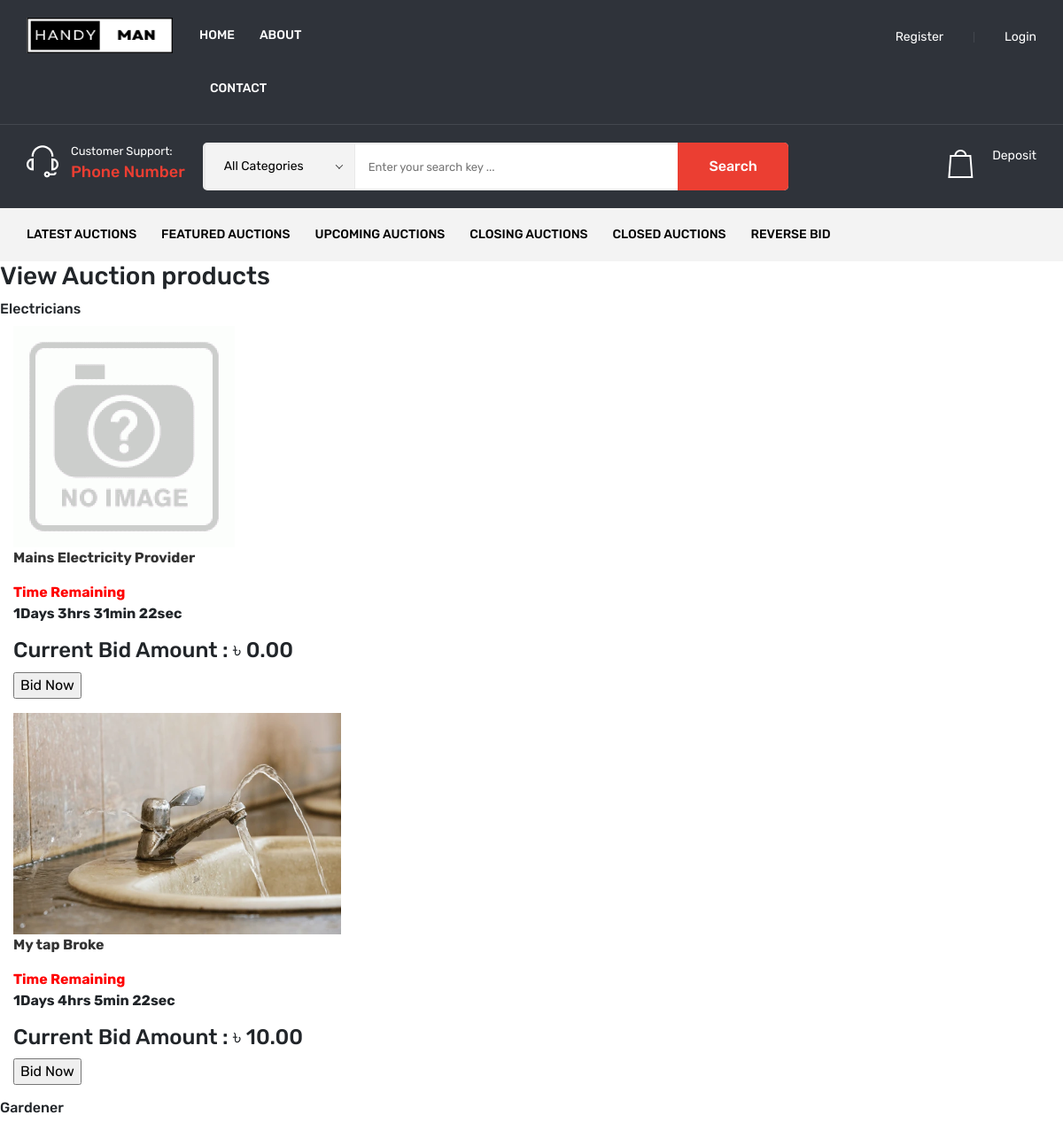
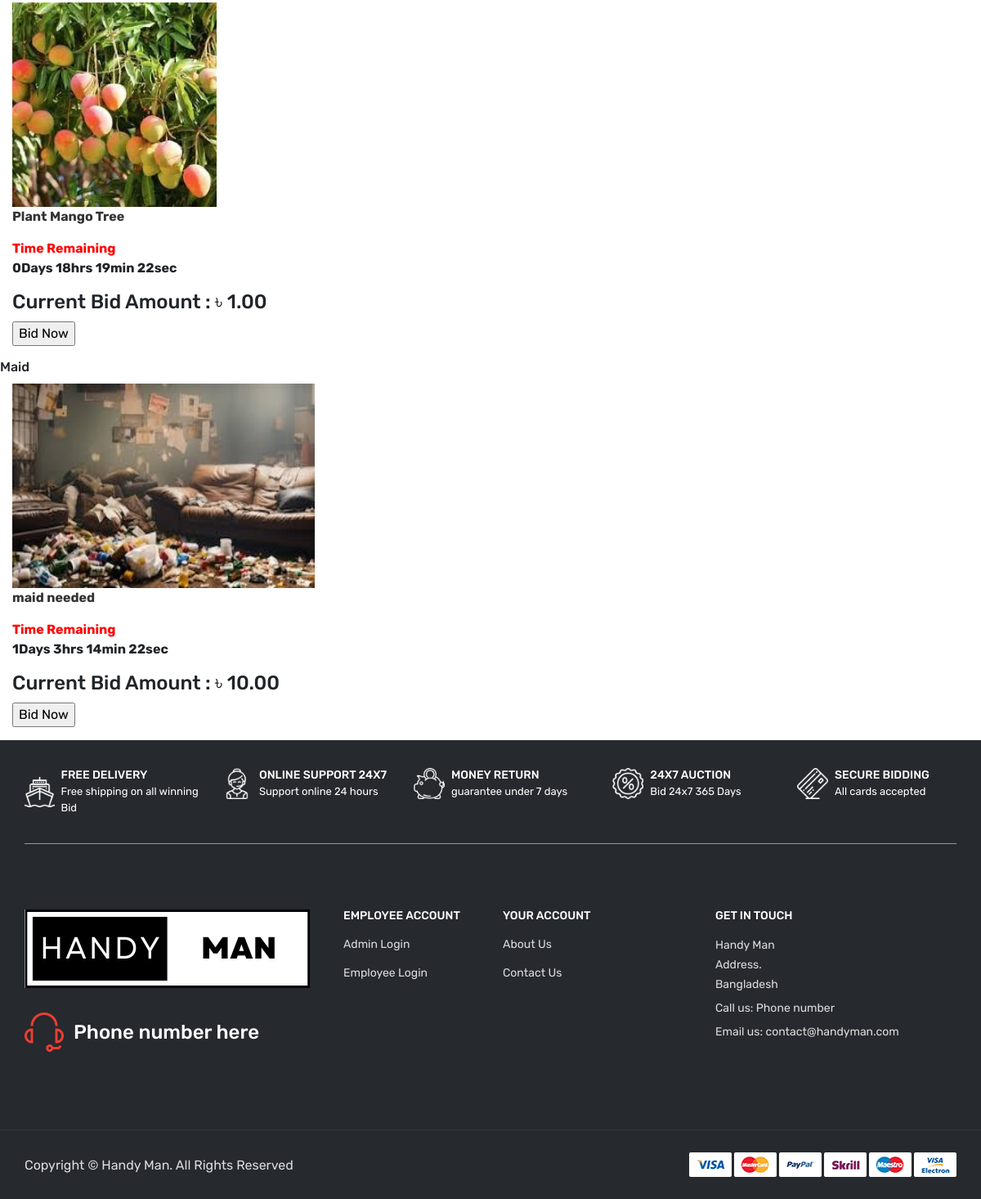
/allproducts.php, run on the app's committed database (2 pictures, top to bottom).
### tables this page shows
CREATE TABLE `category` (
  `category_id` int(10) NOT NULL,
  `category_name` varchar(50) NOT NULL,
  `category_icon` varchar(100) NOT NULL,
  `description` text NOT NULL,
  `status` varchar(10) NOT NULL
);

CREATE TABLE `product` (
  `product_id` int(10) NOT NULL,
  `customer_id` int(10) NOT NULL,
  `product_name` varchar(50) NOT NULL,
  `category_id` int(10) NOT NULL,
  `product_description` text NOT NULL,
  `starting_bid` float(10,2) NOT NULL,
  `ending_bid` float(10,2) NOT NULL,
  `start_date_time` datetime NOT NULL,
  `end_date_time` datetime NOT NULL,
  `product_cost` float(10,2) NOT NULL,
  `product_image` text NOT NULL,
  `product_warranty` varchar(100) NOT NULL,
  `product_delivery` text NOT NULL,
  `company_name` varchar(100) NOT NULL,
  `status` varchar(10) NOT NULL
);

### allproducts.php (the view, shortened to what this page needs)
<?php
include("header.php");
?>
	<div class="banner">
		<div class="w3l_banner_nav_right">
			<div class="w3l_banner_nav_right_banner3">
				<h3>View Auction products<span class="blink_me"></span></h3>
			</div>
			<div class="w3ls_w3l_banner_nav_right_grid">
		<?php
		$sqlcategory = "select * from category WHERE status='Active' ";
		$qsqlcategory = mysqli_query($con,$sqlcategory);
		while($rscategory = mysqli_fetch_array($qsqlcategory))
		{
			$sqlproduct = "select * from product WHERE status='Active' AND category_id='$rscategory[category_id]' AND end_date_time >= '$dt $tim' ";
			$qsqlproduct = mysqli_query($con,$sqlproduct);
			if(mysqli_num_rows($qsqlproduct) >=1)
			{
		?>
				<div class="w3ls_w3l_banner_nav_right_grid1">
					<h6><?php echo $rscategory['category_name']; ?></h6>
			<?php
			while($rsproduct = mysqli_fetch_array($qsqlproduct))
			{
				$productimg = unserialize($rsproduct['product_image']);
				if(empty($productimg[0])){
					$imgname = "images/noimage.gif";
				} else if(file_exists("imgproduct/".$productimg[0])) {
					$imgname = "imgproduct/".$productimg[0];
				} else {
					$imgname = "images/noimage.gif";
				}
?>
					 <div class="col-md-4 w3ls_w3l_banner_left">
						<div class="hover14 column">
						<div class="agile_top_brand_left_grid w3l_agile_top_brand_left_grid">
							<div class="agile_top_brand_left_grid1">
								<figure>
									<div class="snipcart-item block">
										<div class="snipcart-thumb"	>
											<a href="single.php?productid=<?php echo $rsproduct[0]; ?>"><img src="<?php echo $imgname; ?>" alt=" " class="img-responsive"style="height: 250px;" /></a>
											<p><b><a href="single.php?productid=<?php echo $rsproduct[0]; ?>"><?php echo $rsproduct['product_name']; ?></a></b></p>
<p id="countdowntime<?php echo $rsproduct[0]; ?>"></p>
											<h4>Current Bid Amount : <?php echo $currencysymbol; ?><?php echo $rsproduct['starting_bid']; ?> </h4>
										</div>
                                               <div class="snipcart-details">
												<fieldset>
													<a href='single.php?productid=<?php echo $rsproduct['product_id']; ?>'><input type="button" name="submit" value="Bid Now" class="button" /></a>
												</fieldset>
										</div>
									</div>
								</figure>
							</div>
						</div>
						</div>
					</div>
			<?php
			}
			?>
				</div>
			<?php
			}
			?>
		<?php
		}
		?>
			</div>
		</div>
	</div>
<?php
include("footer.php");
?>

### data on the page
category: category_name "Electricians"
product: shows a picture, product_name "Mains Electricity Provider", starting_bid "0.00"
product: shows a picture, product_name "My tap Broke", starting_bid "10.00"
category: category_name "Gardener"
product: shows a picture, product_name "Plant Mango Tree", starting_bid "1.00"
category: category_name "Maid"
product: shows a picture, product_name "maid needed", starting_bid "10.00"
